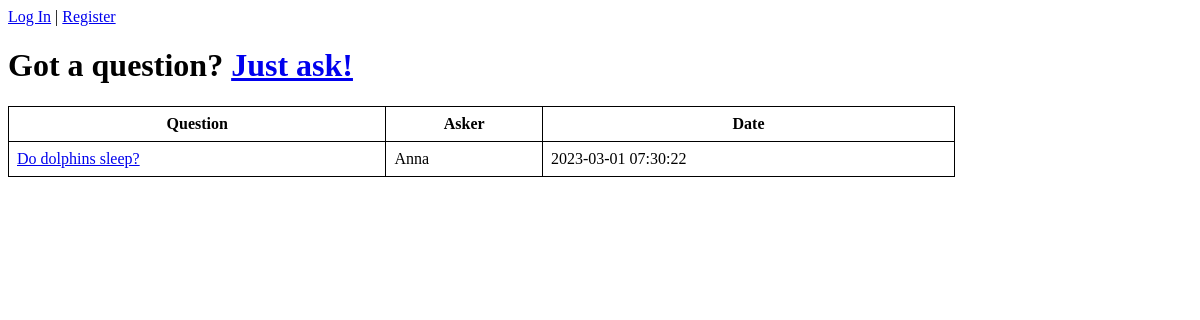
Before: / with the older database file.
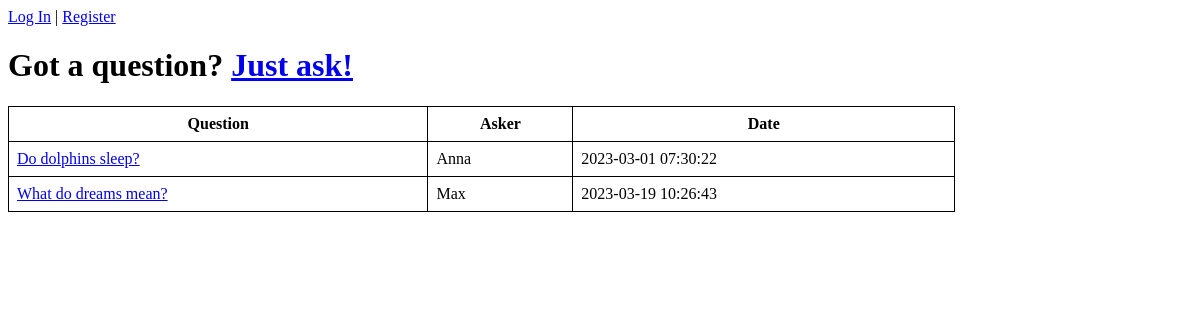
After: the same page with the newer database file.
### app.py (models this page shows, shortened)
class Question(db.Model):
    __tablename__ = 'questions'
    id = db.Column(db.Integer, primary_key = True)
    user_id = db.Column(db.Integer, db.ForeignKey('users.id'))
    title = db.Column(db.String)
    content = db.Column(db.String)
    answers = db.relationship('Answer', backref = 'question')
    created_on = db.Column(db.DateTime, server_default=db.func.now())
    updated_on = db.Column(db.DateTime, server_default=db.func.now(), server_onupdate=db.func.now())

class User(db.Model):
    __tablename__ = 'users'
    id = db.Column(db.Integer, primary_key = True)
    username = db.Column(db.String, unique = True)
    password = db.Column(db.String(80))
    questions = db.relationship('Question', backref = 'user')
    answers = db.relationship('Answer', backref = 'user')
    created_on = db.Column(db.DateTime, server_default=db.func.now())
    updated_on = db.Column(db.DateTime, server_default=db.func.now(), server_onupdate=db.func.now())

### app.py (the view)
@app.route('/', methods=['GET','POST'])
def index():
    if request.method == "POST":
        question_title = request.form['title']
        question_content = request.form['content']
        try:
            current_user_id = User.current_user(session).id
            new_question = Question(title=question_title, content=question_content, user_id=current_user_id)
            db.session.add(new_question)
            db.session.commit()
            return redirect('/')
        except:
            return "Your question could not be submitted. Sorry!"
    else:
        questions = Question.query.order_by(Question.created_on).all()
        return render_template('questions/index.html', questions = questions)

### templates/questions/index.html (shortened to what this page needs)
{% extends 'layout.html' %}
{% block body %}
<h1>Got a question? <a href={{url_for('new_question')}}>Just ask!</a></h1>
<table>
    <tr>
        <th>Question</th>
        <th>Asker</th>
        <th>Date</th>
    </tr>
    {% for question in questions %}
        <tr>
            <td><a href={{url_for('question', question_id = question.id)}}>{{ question['title'] }}</a></td>
            <td>{{ question.user.username }}</td>
            <td>{{ question.created_on }}</td>
        </tr>
    {% endfor %}
</table>
{% endblock %}

### templates/layout.html (shortened to what this page needs)
<!DOCTYPE html>
<html lang="en">
<head>
    <link rel="stylesheet" href="{{ url_for('static', filename='css/main.css')}}">
    {% if 'username' in session %}
        Logged in as {{ session['username'] }} | <a href={{url_for('logout')}}>Log Out</a>
    {% else %}
        <a href={{url_for('login')}}>Log In</a> | <a href={{url_for('register')}}>Register</a>
    {% endif %}
    <br>
</head>
<body>
    {% block body %} {% endblock %}
</body>
</html>

### static/css/main.css (style rules this page uses)
table, th, td { border: 1px solid black; padding: 8px; }
table { width: 80%; border-collapse: collapse; }

Changed rows visible on the page:
added Question: title "What do dreams mean?", user.username "Max", created_on "2023-03-19 10:26:43"
